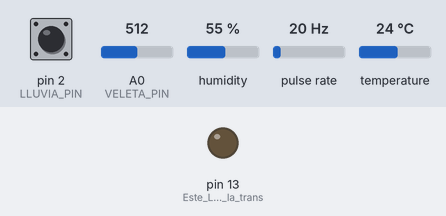
The sketch below on a simulated Arduino Uno, built with avr-gcc and run on an emulated ATmega328P. Parts: output pins drawn as LEDs (lit = HIGH). Wiring (inferred from the names in the program): pulse sensor: data pin 3. The inputs (shaded band) are chosen by the test bench; at power-on: pin 2 (LLUVIA_PIN) HIGH, A0 (VELETA_PIN) = 512, humidity 55 %, pulse rate 20 Hz, temperature 24 °C.

Above: at 25.0 s.
At 51.5 s:
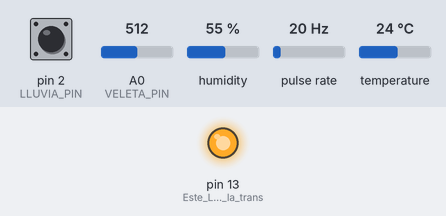
Timing chart, 0 to 65.0 s (numbered marks = the images above):
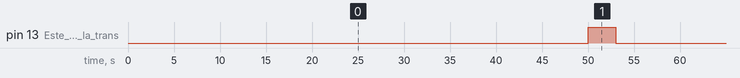

The sketch:

SSPMeteo2.ino
```cpp
 /*
    Codificación de datos:
    -   nº del mensaje [1..255] 8 bits
    // TODO (sergio#1#): Determinar códigos de error para los valores erróneos
    -   temperatura [-30,0ºC, 70,0ºC] float    -> codigo temperatura= word(temperatura * 10) + 300 [0,1000]  Error de lectura:
    -   humedad     [0.0%, 100.0%]    float    -> codigo humedad= word(humedad * 10)               [0,1000]. Error de lectura:
    -   tics lluvia [0, 65535] 16 bits. word
    -   velocidad viento [0.0, 160.0 km/h]     float    -> codigo vel. vent. = word(vel_vent * 10)
    -   velocidad racha  [0.0, 160.0 km/h]     float    -> codigo vel. racha = word(vel_racha *10)
    -   direccion viento [0, 359]     word
    mensaje1: unsigned long. 32 bits
        0000000000000001tttttttttttttttt -> temperatura.
    mensaje2: unsigned long. 32 bits
        0000000000000010hhhhhhhhhhhhhhhh -> humedad.
    mensaje3: unsigned long. 32 bits
        0000000000000011rrrrrrrrrrrrrrrr -> lluvia.
    mensaje4: unsigned long. 32 bits
        0000000000000100rrrrrrrrrrrrrrrr -> velocidad del viento.
    mensaje5: unsigned long. 32 bits
        0000000000000101rrrrrrrrrrrrrrrr -> velocidad de racha
    mensaje6: unsigned long. 32 bits
        0000000000000110rrrrrrrrrrrrrrrr -> direccion del viento
*/

#include <RCSwitch.h>
#include "DHT.h"

#define LLUVIA_PIN  2
#define LLUVIA_INT  0
#define ANEMOM_PIN  3
#define ANEMOM_INT  1
#define ANEMOM_FACTOR 2.4     // km/h para un giro de un segundo. DETERMINAR EXPERIMENTALMENTE PARA NUEVO ANEMOMETRO
#define DHT22_PIN   4
#define RF433_PIN   7
#define VELETA_PIN  A0

#define INTERVALO_BASE 10000  // (en milisegundos)
#define NUM_INTERVALOS 5      // Número de intervalos base que pasan en cada lectura/trasmision de valores (Ej. 5 * 10s. = 50seg.)
#define N_MENSAJES  6         // Número total de mensajes a transmitir

// TRANSMISOR RF433
RCSwitch rcswitch = RCSwitch();
long mensaje[N_MENSAJES];  // Contiene los mensajes a transmitir

// DHT22: TEMPERATURA Y HUMEDAD
DHT dht(DHT22_PIN, DHT22);  // Initialize DHT sensor for normal 16mhz Arduino
float humi;  // Huemdad relativa en %
float temp;  // Temperatura en ºC

// LLUVIA
volatile word lluvia_ticks = 0L;             // variables modified in callback must be volatile
volatile unsigned long lluvia_last = 0UL;    // the last time the output pin was toggled

// ANEMOMETRO
float vel_vent;         // Velocidad del viento en km/h
float vel_racha = 0.0;  // Velocidad de rachas en km/h
volatile unsigned long anemom_ticks = 0L;    // variables modified in callback must be volatile
volatile unsigned long anemom_last = 0UL;    // the last time the output pin was toggled

// VELETA
const int veletaVal[] = {75, 132, 191, 233, 314, 389, 418, 555, 610, 733, 777, 835, 895, 928, 937, 957};  // DETERMINAR EXPERIMENTALMENTE
const word veletaDir[] = {270, 315, 292, 0, 337, 225, 247, 45, 22, 180, 202, 135, 157, 90, 67, 112};
word dir_vent;  // Direccion del viento en grados sexagesimales. (0 - 359)

unsigned long timer_lectura;
int intervalo;

// Callback para el contaje de lluvia
void cuenta_lluvia()
{
  if ((millis() - lluvia_last) > 100)  // Fecuencia volteo balancin maxima = 1 / (debounce / 1000) (Con debounce = 200 son 5 volteos/seg. Imposible fisicamente, bien)
  {
    lluvia_ticks++;
  }
  lluvia_last = millis();
}

// Callback para contar ticks del anemometro
void cuenta_anemom()
{
  if((millis() - anemom_last) > 15)  // Max.vel.anemom. = ANEMOM_FACTOR / (debounce / 1000) (con debounce = 15 milis son 160 km/h. Máx. velocidad anemometro WH1080
  {
    anemom_ticks++;
  }
  anemom_last = millis();
}

// Obten valores de Temperatura y Humedad
void leeDHT()
{
    humi = dht.readHumidity();
    temp = dht.readTemperature();

    // Algun fallo en la lectura
    if (isnan(humi) || isnan(temp))
    {
      humi = 1000.0;
      temp = 1000.0;
    }
}

// Obten la velocidad del viento como promedio en el intervalo NUM_INTERVALOS * INTERVALO_BASE
// La velocidad de racha es la maxima de las medidas en cada INTERVALO_BASE
// La funcion ha de ser llamada exactamente cada INTERVALO_BASE para exactitud en el calculo de la velocidad del viento
void leeAnemom()
{
  float vel = (ANEMOM_FACTOR * anemom_ticks) / (INTERVALO_BASE / 1000.0);
  anemom_ticks = 0;

  if( vel > vel_racha)
    vel_racha = vel;

  vel_vent += vel;

  if (intervalo == NUM_INTERVALOS)
    vel_vent /= NUM_INTERVALOS;
}

void leeVeleta()
{
  int lectura = analogRead(VELETA_PIN);

  unsigned int minDif = 2048;
  int i, min_i,dif;

  for (i = 0; i < 16; i++)
  {
     dif = abs(lectura - veletaVal[i]);
     if(dif < minDif)
     {
       minDif = dif;
       min_i = i;
     }
  }
  dir_vent = veletaDir[min_i];
}


void sendData()
{

  Serial.print("Temp= "); Serial.print(temp);
  Serial.print(" Hume= "); Serial.print(humi);
  Serial.print(" Lluv= "); Serial.print(lluvia_ticks);
  Serial.print(" Vven= "); Serial.print(vel_vent);
  Serial.print(" Vrac= "); Serial.print(vel_racha);
  Serial.print(" Dven= "); Serial.println(dir_vent);
}


// Codifica los mensajes segun los valores a transmitir
void codifica()
{
  word ct,ch,cvv,cvr;
  ct = (word)round(temp * 10.0) + 300;
  ch = (word)round(humi * 10.0);
  cvv = (word)round(vel_vent * 10.0);
  cvr = (word)round(vel_racha * 10.0);
  mensaje[0] = 0x10000 | ct;
  mensaje[1] = 0x20000 | ch;
  mensaje[2] = 0x30000 | lluvia_ticks;
  mensaje[3] = 0x40000 | cvv;
  mensaje[4] = 0x50000 | cvr;
  mensaje[5] = 0x60000 | dir_vent;
}

// Transmitir los mensajes en secuencia por RF4333
void transmite()
{
  digitalWrite(13,HIGH);
  codifica();
  int i = 0;
  for (i = 0; i < N_MENSAJES; i++)
  {
    rcswitch.send(mensaje[i], 24);
    delay(50);
  }
  digitalWrite(13,LOW);
}


void setup()
{
  //Serial.begin(9600);
  //Serial.println("SSPMeteo.");

  // Para el conteo de lluvia
  pinMode(LLUVIA_PIN,INPUT_PULLUP);
  attachInterrupt(LLUVIA_INT,cuenta_lluvia,FALLING);

  // Para el conteo del anemometro
  pinMode(ANEMOM_PIN,INPUT_PULLUP);
  attachInterrupt(ANEMOM_INT,cuenta_anemom,FALLING);

  // Prepara el sensor DHT22
  dht.begin();

  // Prepara la transmision RF433
  pinMode(13,OUTPUT);  // Este LED durante la transmision
  rcswitch.enableTransmit(RF433_PIN);
  rcswitch.setRepeatTransmit(20);

  // Primera vez
  timer_lectura = millis();
  intervalo = 0;
}

void loop()
{
  if ((millis() - timer_lectura) >= INTERVALO_BASE)
  {
    intervalo ++;
    leeAnemom();
    //Serial.print("Vrac= "); Serial.println(vel_racha); // PRUEBAS
    if (intervalo == NUM_INTERVALOS)
    {
      leeVeleta();
      leeDHT();
      //sendData();
      transmite();

      intervalo = 0;
      vel_vent = 0.0;
      vel_racha = 0.0;
    }
    timer_lectura += INTERVALO_BASE;
  }
}
```

Measured:
- by itself, pin 13 (Este_LED_durante_la_trans): alternates HIGH for 3.0 s and LOW for 47.0 s
